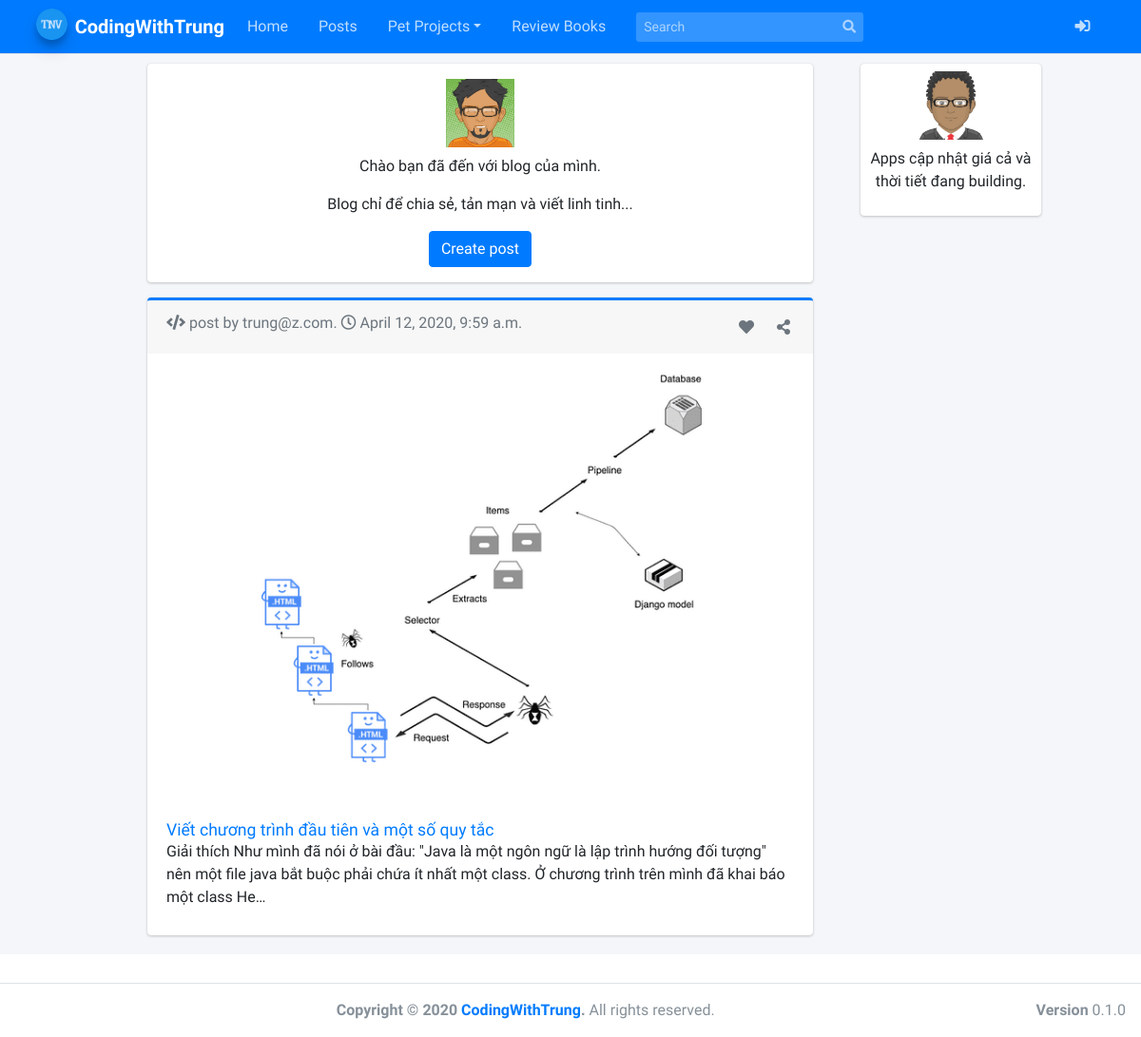
The app's page /, older data.
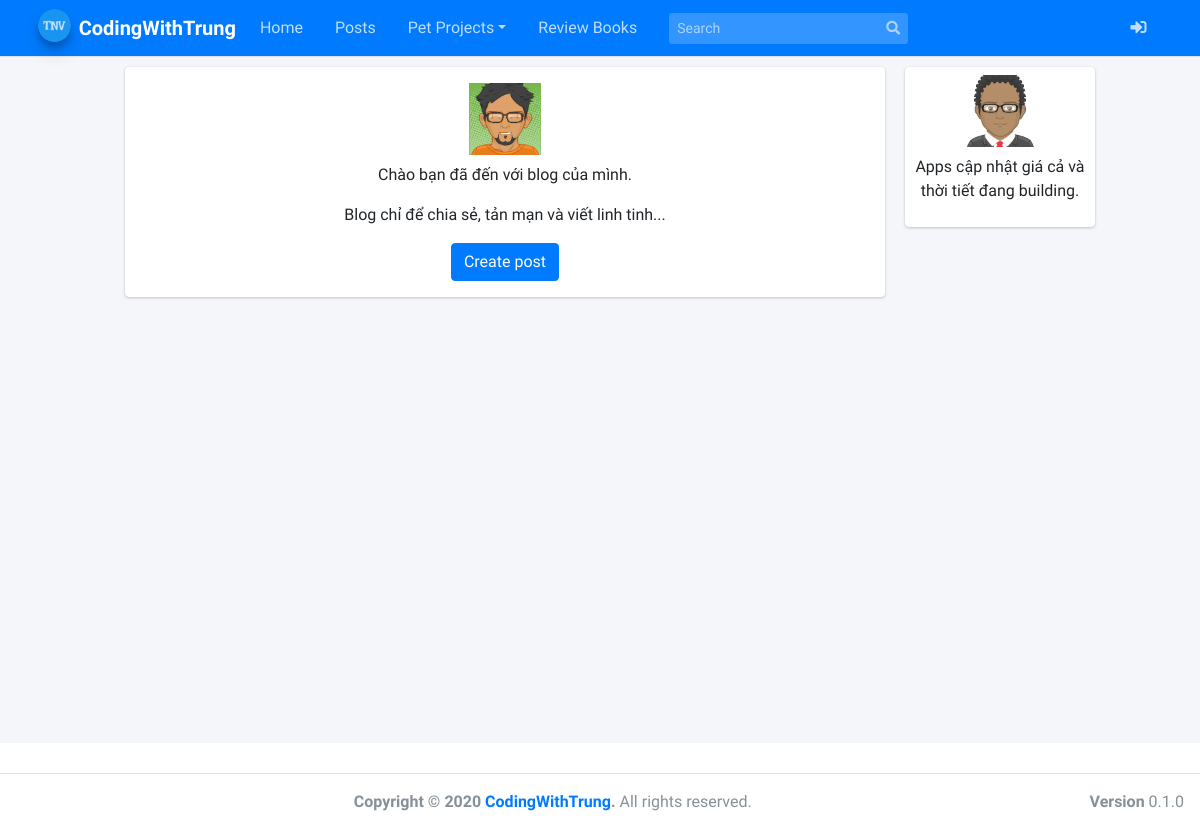
The same page, newer data.
### blog/models.py (models this page shows, shortened)
class BlogPost(models.Model):
    title = models.CharField(null=False, max_length=50, blank=False)
    body = models.TextField(max_length=2000, null=False, blank=False)
    date_published = models.DateTimeField(auto_now_add=True, verbose_name="date published")
    image = models.ImageField(upload_to='blog', null=False, blank=True)
    date_updated = models.DateTimeField(auto_now=True, verbose_name="date updated")
    author = models.ForeignKey(settings.AUTH_USER_MODEL, on_delete=models.CASCADE)
    slug = models.SlugField(blank=True, unique=True)

### account/models.py (models this page shows, shortened)
class Account(AbstractBaseUser): # extends AbstractBaseUser
    email = models.EmailField(verbose_name="email", max_length=254, unique=True)
    username = models.CharField(verbose_name="username", max_length=50, unique=True)
    full_name = models.CharField(verbose_name="full name", max_length=100)
    description = models.CharField(verbose_name="description", max_length=1000)
    skills = models.CharField(verbose_name="skill", max_length=1000)
    date_joined = models.DateTimeField(verbose_name="date joined", auto_now=True)
    last_login = models.DateTimeField(verbose_name="last login", auto_now=True)
    is_admin = models.BooleanField(default=False)
    is_staff = models.BooleanField(default=False)
    is_active = models.BooleanField(default=True)
    is_superuser = models.BooleanField(default=False)
    USERNAME_FIELD = 'email'
    REQUIRED_FIELDS = ['username']
    objects = MyAccountManager()
    def __str__(self):
        return self.email

### personal/views.py (the view)
# urls.py: path('', home_view, name='home'),
def home_view(request):
    context = {}
    blog_posts = sorted(BlogPost.objects.all(), key=attrgetter('date_updated'), reverse=True)
    context['blog_posts'] = blog_posts
    return render(request, 'personal/home.html', context)

### personal/templates/personal/home.html (shortened to what this page needs)
{% extends 'base.html' %}
{% load static %}
{% block content %}
  <div class="container">
    <div class="row">
      <div class="left-column col-lg-8 offset-lg-1">
        <div class="mb-3">
          <div class="card m-auto d-flex flex-column p-3">
            <img class="img-fluid d-block m-auto pb-2" src="{% static '/img/avatar04.png' %}" width="72" height="72">
            <p class="text-center">
              Chào bạn đã đến với blog của mình.
            </p>
            <p class="text-center">
              Blog chỉ để chia sẻ, tản mạn và viết linh tinh...
            </p>
            <p class="m-auto"><a class="btn btn-primary" href="{% url 'blog:create' %}">Create post</a></p>
          </div>
        </div>
        {% for post in blog_posts %}
        <div class="blog-post-container">
          {% include 'blog/snippets/blog_post_snippet.html' with blog_post=post %}
        </div>
        {% endfor %}
      </div>
      <div class="right-column col-lg-2 d-lg-flex d-none flex-column">
        <div class="card create-post-bar d-flex flex-column p-2">
          <img class="img-fluid d-block m-auto pb-2" src="{% static '/img/avatar.png' %}" width="72" height="72">
          <p class="lead text-center">Apps cập nhật giá cả và thời tiết đang building.</p>
        </div>
      </div>
    </div>
  </div>
{% endblock content %}

### blog/templates/blog/snippets/blog_post_snippet.html (shortened to what this page needs)
<div class="container">
	<div class="row">
		<div class="card card-outline card-primary m-auto">
			<div class="card-footer text-muted">
				<div>
				  <p class="card-text">
					<i class="fas fa-code pr-1"></i>post by {{blog_post.author}}. <i class="far fa-clock pr-1"></i>{{blog_post.date_updated}}
				<i class="fas fa-share-alt text-muted float-right p-1 my-1" data-toggle="tooltip" data-placement="top" title="Share this post"></i>
				<i class="fas fa-heart text-muted float-right p-1 my-1 mr-3" data-toggle="tooltip" data-placement="top" title="I like it"></i>
				</p>
				</div>
			</div>
			<a href="{% url 'blog:detail' post.slug %}">
				<img class="card-img-top" src="{{blog_post.image.url}}">
			</a>
			<div class="card-body mt-2 mb-2">
				<a href="{% url 'blog:detail' post.slug %}">
					<h2 class="card-title">{{blog_post.title}}</h2>
				</a>
				<p class="card-text">{{blog_post.body|safe|truncatechars:200}}</p>
			</div>
		</div>
	</div>
</div>

Row changes from the older to the newer data that the page shows:
removed BlogPost: author "trung@z.com", date_updated "April 12, 2020, 9:59 a.m.", image (picture), title "Viết chương trình đầu tiên và một số quy tắc", body "Giải thích Như mình đã nói ở bài đầu: \"Java là một ngôn ngữ là lập trình hướng đối tượng\" nên một file java bắt buộc phải chứa ít nhất một class. Ở chương trình trên mình đã khai báo một class He…"
